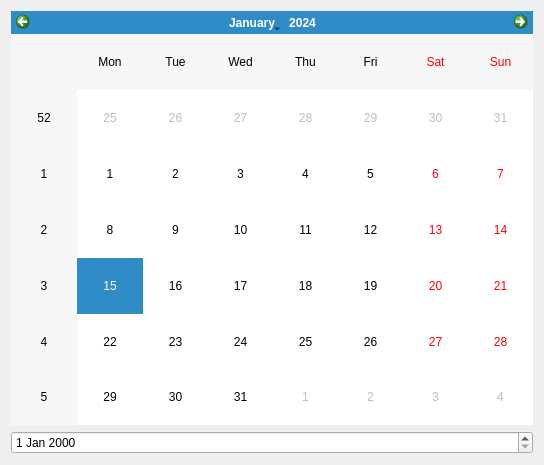
<?xml version="1.0" encoding="UTF-8"?>
<ui version="4.0">
 <class>Form</class>
 <widget class="QWidget" name="Form">
  <property name="geometry">
   <rect>
    <x>0</x>
    <y>0</y>
    <width>544</width>
    <height>465</height>
   </rect>
  </property>
  <property name="windowTitle">
   <string>Form</string>
  </property>
  <layout class="QVBoxLayout" name="verticalLayout">
   <item>
    <widget class="QCalendarWidget" name="calendarWidget"/>
   </item>
   <item>
    <widget class="QDateEdit" name="dateEdit"/>
   </item>
  </layout>
 </widget>
 <resources/>
 <connections/>
</ui>
